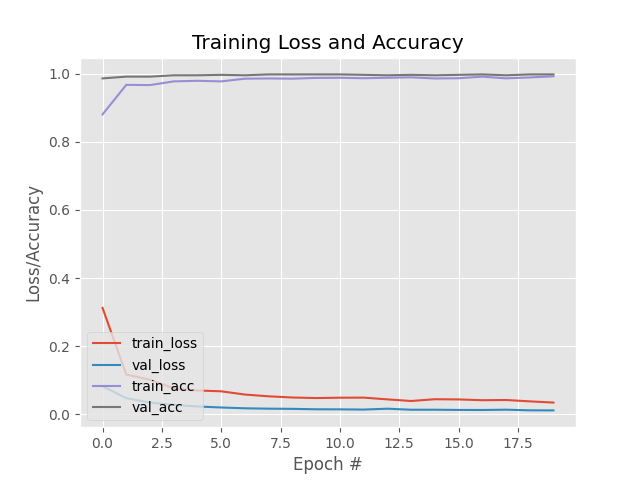

This chart was generated by the following Python code:
from tensorflow.keras.preprocessing.image import ImageDataGenerator
from tensorflow.keras.applications.inception_v3 import InceptionV3
from tensorflow.keras.layers import AveragePooling2D
from tensorflow.keras.layers import Dropout
from tensorflow.keras.layers import Flatten
from tensorflow.keras.layers import Dense
from tensorflow.keras.layers import Input
from tensorflow.keras.models import Model
from tensorflow.keras.optimizers import Adam
from tensorflow.keras.applications.mobilenet_v2 import preprocess_input
from tensorflow.keras.preprocessing.image import img_to_array
from tensorflow.keras.preprocessing.image import load_img
from tensorflow.keras.utils import to_categorical
from sklearn.preprocessing import LabelBinarizer
from sklearn.model_selection import train_test_split
from sklearn.metrics import classification_report
from imutils import paths
import matplotlib.pyplot as plt
import numpy as np
import os

INIT_LR = 1e-4
EPOCHS = 20
BS = 32

DIRECTORY = r"D:\Projects\Mask_detection\dataset"
CATEGORIES = ["with_mask", "without_mask"]

print("Loading Image from Directory")

data =[]
labels = []

for category in CATEGORIES:
    path = os.path.join(DIRECTORY, category)
    for img in os.listdir(path):
        img_path = os.path.join(path,img)
        image = load_img(img_path, target_size=(224,224))
        image = img_to_array(image)
        image = preprocess_input(image)
        data.append(image)
        labels.append(category)
        
lb = LabelBinarizer()
labels = lb.fit_transform(labels)
labels = to_categorical(labels)

data = np.array(data, dtype="float32")
labels = np.array(labels)

(xtrain, xtest, ytrain, ytest) = train_test_split(data, labels, test_size = 0.20, stratify = labels, random_state = 101)

aug = ImageDataGenerator(rotation_range = 20, zoom_range = 0.15, width_shift_range= 0.2, height_shift_range=0.2, shear_range=0.15, horizontal_flip=True, fill_mode="nearest")

baseModel = InceptionV3(weights="imagenet", include_top=False,
	input_tensor=Input(shape=(224, 224, 3)))


headModel = baseModel.output
headModel = AveragePooling2D(pool_size=(4,4))(headModel)
headModel = Flatten(name="flatten")(headModel)
headModel = Dense(128, activation="relu")(headModel)
headModel = Dropout(0.5)(headModel)
headModel = Dense(2, activation="softmax")(headModel)

model = Model(inputs=baseModel.input, outputs=headModel)

for layer in baseModel.layers:
	layer.trainable = False

print("[INFO] compiling model...")
opt = Adam(lr=INIT_LR, decay=INIT_LR / EPOCHS)
model.compile(loss="binary_crossentropy", optimizer=opt,
	metrics=["accuracy"])
print("[INFO] training head...")
H = model.fit(
	aug.flow(xtrain, ytrain, batch_size=BS),
	steps_per_epoch=len(xtrain) // BS,
	validation_data=(xtest, ytest),
	validation_steps=len(xtest) // BS,
	epochs=EPOCHS)

print("[INFO] evaluating network...")
predIdxs = model.predict(xtest, batch_size=BS)

predIdxs = np.argmax(predIdxs, axis=1)

print(classification_report(ytest.argmax(axis=1), predIdxs, target_names=lb.classes_))

#print("[INFO] saving mask detector model...")
#model.save("mask_detector.model", save_format="h5")

N = EPOCHS
plt.style.use("ggplot")
plt.figure()
plt.plot(np.arange(0, N), H.history["loss"], label="train_loss")
plt.plot(np.arange(0, N), H.history["val_loss"], label="val_loss")
plt.plot(np.arange(0, N), H.history["accuracy"], label="train_acc")
plt.plot(np.arange(0, N), H.history["val_accuracy"], label="val_acc")
plt.title("Training Loss and Accuracy")
plt.xlabel("Epoch #")
plt.ylabel("Loss/Accuracy")
plt.legend(loc="lower left")
plt.savefig("plot2.png")
